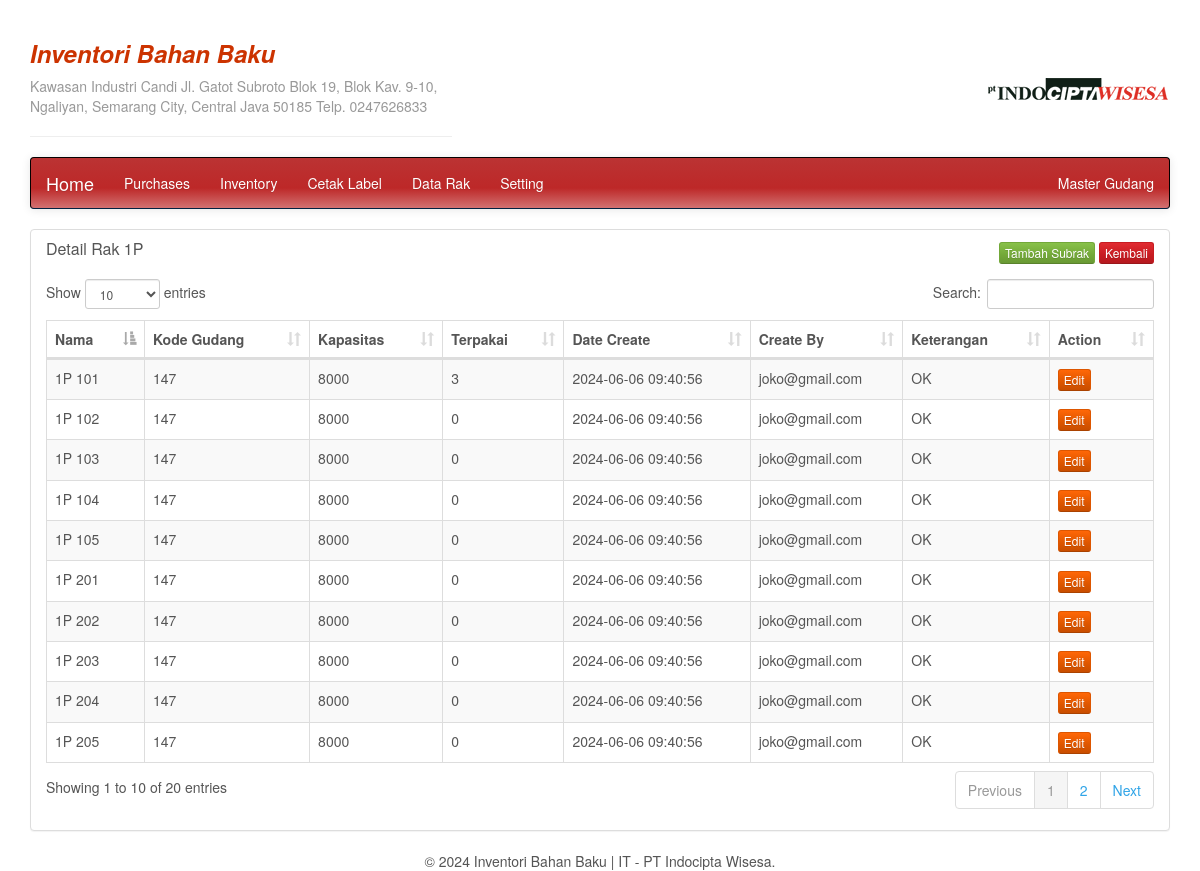
The app's page /rakbahan_detail.php?id_rak=1 (signed in) with its own data.
### tables this page shows
CREATE TABLE `tb_identitas` (
  `id` int(20) NOT NULL,
  `nama_usaha` varchar(50) NOT NULL,
  `alamat` text NOT NULL,
  `telp` text NOT NULL,
  `logo` text NOT NULL
);

CREATE TABLE `rak` (
  `id_rak` int(11) NOT NULL,
  `nama` varchar(100) NOT NULL,
  `id_gudang` int(11) NOT NULL,
  `date_create` datetime NOT NULL,
  `created_by` varchar(100) NOT NULL,
  `ket` varchar(100) NOT NULL
);

CREATE TABLE `rak_sub` (
  `id_rak_sub` int(11) NOT NULL,
  `nama` varchar(100) NOT NULL,
  `id_rak` int(11) NOT NULL,
  `kapasitas` int(11) NOT NULL,
  `terpakai` int(11) NOT NULL,
  `date_create` datetime NOT NULL,
  `created_by` varchar(100) NOT NULL,
  `ket` varchar(100) NOT NULL
);

### rakbahan_detail.php (the view, shortened to what this page needs)
<?php
include('database_connection.php');
include('header.php');
if (isset($_GET['id_rak'])) {
    $id_rak = $_GET['id_rak'];
} else {
    header("location:rakbahan.php");
    exit();
}
try {
    $query = "SELECT id_gudang FROM rak WHERE id_rak = :id_rak";
    $statement = $connect->prepare($query);
    $statement->execute([':id_rak' => $id_rak]);
    $id_gudang = $statement->fetchColumn();
    $query_nama_rak = "SELECT nama FROM rak WHERE id_rak = :id_rak";
    $statement_nama_rak = $connect->prepare($query_nama_rak);
    $statement_nama_rak->execute([':id_rak' => $id_rak]);
    $nama_rak = $statement_nama_rak->fetchColumn();
    $query_rak_sub = "SELECT * FROM rak_sub WHERE id_rak = :id_rak";
    $statement_rak_sub = $connect->prepare($query_rak_sub);
    $statement_rak_sub->execute([':id_rak' => $id_rak]);
    $rak_sub_data = $statement_rak_sub->fetchAll(PDO::FETCH_ASSOC);
} catch (PDOException $e) {
    die("Error: " . $e->getMessage());
}
?>
<div class="row">
    <div class="col-lg-12">
        <div class="panel panel-default">
            <div class="row">
                <div class="panel-heading">
                    <div class="col-lg-10 col-md-10 col-sm-8 col-xs-6">
                        <h3 class="panel-title">Detail Rak <?php echo htmlspecialchars($nama_rak); ?></h3>
                    </div>
                    <div class="col-lg-2 col-md-2 col-sm-4 col-xs-6" align="right">
    <button type="button" name="add" id="add_button" class="btn btn-success btn-xs" data-toggle="modal" data-target="#addRakSubModal">Tambah Subrak</button>
    <a href="rakbahan.php"><button type="button" name="kembali" class="btn btn-danger btn-xs">Kembali</button></a>
</div>
                </div>
            </div>
            <div class="panel-body">
                <div class="row">
                    <div class="col-sm-12 table-responsive">
                        <table id="raksub_data" class="table table-bordered table-striped">
                            <thead>
                                <tr>
                                    <th>Nama</th>
                                    <th>Kode Gudang</th>
                                    <th>Kapasitas</th>
                                    <th>Terpakai</th>
                                    <th>Date Create</th>
                                    <th>Create By</th>
                                    <th>Keterangan</th>
                                    <th>Action</th>
                                </tr>
                            </thead>
                            <tbody>
                                <?php foreach ($rak_sub_data as $row) { ?>
                                    <tr>
                                        <td><?php echo $row["nama"]; ?></td>
                                        <td><?php echo $id_gudang; ?></td>
                                        <td><?php echo $row["kapasitas"]; ?></td>
                                        <td><?php echo $row["terpakai"]; ?></td>
                                        <td><?php echo $row["date_create"]; ?></td>
                                        <td><?php echo $row["created_by"]; ?></td>
                                        <td><?php echo $row["ket"]; ?></td>
                                        <td>
                                            <button type="button" class="btn btn-warning btn-xs edit_button" data-toggle="modal" data-target="#editRakModal"
                                                data-id="<?php echo $row['id_rak_sub']; ?>"
                                                data-nama="<?php echo $row['nama']; ?>"
                                                data-kapasitas="<?php echo $row['kapasitas']; ?>"
                                                data-ket="<?php echo $row['ket']; ?>">Edit</button>
                                        </td>
                                    </tr>
                                <?php } ?>
                            </tbody>
                        </table>
                    </div>
                </div>
            </div>
        </div>
    </div>
</div>
<?php include('footer.php'); ?>

### header.php (shortened to what this page needs)
<!DOCTYPE html>
<html>
<head>
		<link rel="stylesheet" href="bootstrap.min.css" />
		<link rel="stylesheet" href="css/dataTables.bootstrap.min.css" />
</head>
<body>
<br/>
<div class="container">
    <table width="100%" border="0">
    <tr>
        <td width="37%">
            <?php
            $queryDataIdentitas = mysqli_query($koneksi, "SELECT * FROM tb_identitas");
            $dataIdentitas = mysqli_fetch_assoc($queryDataIdentitas);
            if ($dataIdentitas) {
                ?>
                <h3><i><b><font color="#CC3300"><?php echo $dataIdentitas['nama_usaha']; ?></font></b></i></h3>
                <font color="#999999"><?php echo $dataIdentitas['alamat']; ?> Telp. <?php echo $dataIdentitas['telp']; ?></font>
                <hr color="#FF0000">
                <?php
            } else {
                echo "Data identitas tidak ditemukan.";
            }
            ?>
        </td>
        <td width="47%">&nbsp;</td>
        <td width="16%">
             <a href="index.php">
            <?php
            if ($dataIdentitas && isset($dataIdentitas['logo'])) {
                $logoPath = 'uploads/' . $dataIdentitas['logo'];
                ?>
                <img src="<?php echo $logoPath; ?>">
                <?php
            } else {
                echo "Logo tidak ditemukan.";
            }
            ?></a>
        </td>
    </tr>
</table>
    <nav class="navbar navbar-inverse">
        <div class="container-fluid">
            <div class="navbar-header">
                <a href="index.php" class="navbar-brand">Home</a>
            </div>
            <ul class="nav navbar-nav">
                <?php
                if ($_SESSION['type'] == 'master' || $_SESSION['type'] == 'po' || $_SESSION['type'] == 'user') {
                    ?>
                    <ul class="nav navbar-nav">
                        <li class="dropdown">
                            <a href="#" class="dropdown-toggle" data-toggle="dropdown">Purchases</a>
                        </li>
                    </ul>
				<?php
                }
				if ($_SESSION['type'] == 'master' || $_SESSION['type'] == 'user') {
                ?>
                    <ul class="nav navbar-nav">
                        <li class="dropdown">
                            <a href="#" class="dropdown-toggle" data-toggle="dropdown">Inventory</a>
                        </li>
                    </ul>
					     <ul class="nav navbar-nav">
                        <li class="dropdown">
                            <a href="#" class="dropdown-toggle" data-toggle="dropdown">Cetak Label</a>
                        </li>
                    </ul>
					<ul class="nav navbar-nav">
                        <li class="dropdown">
                            <a href="#" class="dropdown-toggle" data-toggle="dropdown">Data Rak</a>
                        </li>
                    </ul>
				<?php
				}
				if ($_SESSION['type'] == 'master') {
				?>
                    <ul class="nav navbar-nav">
                        <li class="dropdown">
                            <a href="#" class="dropdown-toggle" data-toggle="dropdown">Setting</a>
                        </li>
                    </ul>
				<?php } ?>
            </ul>
            <ul class="nav navbar-nav navbar-right">
                <li class="dropdown">
                    <a href="#" class="dropdown-toggle" data-toggle="dropdown"> <?php echo $_SESSION["user_name"]; ?>
                    </a>
                </li>
            </ul>
        </div>
    </nav>

### records on screen
tb_identitas: nama_usaha "Inventori Bahan Baku", alamat "Kawasan Industri Candi Jl. Gatot Subroto Blok 19, Blok Kav. 9-10, Ngaliyan, Semarang City, Central Java 50185", telp "0247626833", logo (picture)
rak: nama "1P"
rak_sub: nama "1P 101", id_rak.id_gudang "147", kapasitas "8000", terpakai "3", date_create "2024-06-06 09:40:56", created_by "joko@gmail.com", ket "OK"
rak_sub: nama "1P 102", id_rak.id_gudang "147", kapasitas "8000", terpakai "0", date_create "2024-06-06 09:40:56", created_by "joko@gmail.com", ket "OK"
rak_sub: nama "1P 103", id_rak.id_gudang "147", kapasitas "8000", terpakai "0", date_create "2024-06-06 09:40:56", created_by "joko@gmail.com", ket "OK"
rak_sub: nama "1P 104", id_rak.id_gudang "147", kapasitas "8000", terpakai "0", date_create "2024-06-06 09:40:56", created_by "joko@gmail.com", ket "OK"
rak_sub: nama "1P 105", id_rak.id_gudang "147", kapasitas "8000", terpakai "0", date_create "2024-06-06 09:40:56", created_by "joko@gmail.com", ket "OK"
rak_sub: nama "1P 201", id_rak.id_gudang "147", kapasitas "8000", terpakai "0", date_create "2024-06-06 09:40:56", created_by "joko@gmail.com", ket "OK"
rak_sub: nama "1P 202", id_rak.id_gudang "147", kapasitas "8000", terpakai "0", date_create "2024-06-06 09:40:56", created_by "joko@gmail.com", ket "OK"
rak_sub: nama "1P 203", id_rak.id_gudang "147", kapasitas "8000", terpakai "0", date_create "2024-06-06 09:40:56", created_by "joko@gmail.com", ket "OK"
rak_sub: nama "1P 204", id_rak.id_gudang "147", kapasitas "8000", terpakai "0", date_create "2024-06-06 09:40:56", created_by "joko@gmail.com", ket "OK"
rak_sub: nama "1P 205", id_rak.id_gudang "147", kapasitas "8000", terpakai "0", date_create "2024-06-06 09:40:56", created_by "joko@gmail.com", ket "OK"

### other values on screen
$_SESSION["user_name"] "Master Gudang"
